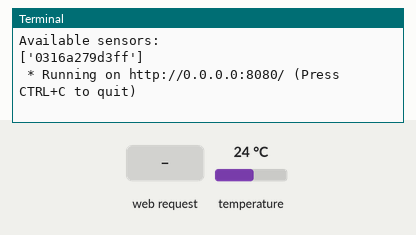
Recording of a program running on a simulated Raspberry Pi (BCM pin numbers). Shown: the last lines printed to the terminal. The test bench sets the inputs (shaded band); at power-on: temperature 24 °C. Threads take turns every 2 ms; the clock reads 2024-03-15 10:24:30 at power-on unless the program sets it.

Above: at 1.2 s.
1.3 s: HTTP request for /temperatura/0 received
At 1.9 s:
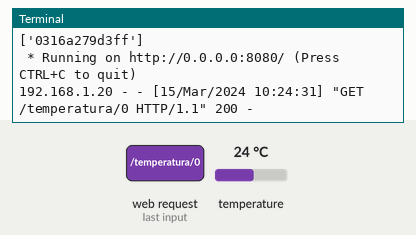
2.8 s: HTTP request for / received
At 4.2 s:
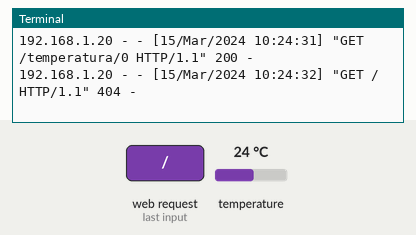

The program:

api2.py
```python
from flask import Flask, jsonify
from w1thermsensor import W1ThermSensor, Sensor
import threading
import time

app = Flask(__name__)

# Shared dictionary to store sensor readings
sensor_data = {}

# Fetch all connected sensor IDs of type DS18B20 at startup
sensor_ids = [sensor.id for sensor in W1ThermSensor.get_available_sensors([Sensor.DS18B20])]
print("Available sensors: ")
print(sensor_ids)

# Function to continuously read temperature
def update_sensor_readings():
    while True:
        for sensor_id in sensor_ids:
            try:
                sensor = W1ThermSensor(sensor_type=Sensor.DS18B20, sensor_id=sensor_id)
                temperature = sensor.get_temperature()
                sensor_data[sensor_id] = temperature
            except Exception as e:
                print(f"Error reading sensor {sensor_id}: {e}")
                sensor_data[sensor_id] = None
        time.sleep(2)  # Adjust based on how frequently you want to update the readings

# Start the background thread
thread = threading.Thread(target=update_sensor_readings)
thread.daemon = True
thread.start()

@app.route('/temperatura/<sensor_id>', methods=['GET'])
def get_temperature(sensor_id):
    # Returns the cached temperature instantly
    temperature = sensor_data.get(sensor_id)
    if temperature is None:
        return jsonify({'error': 'Temperature not available'}), 503
    return jsonify({'temperature': temperature})

if __name__ == '__main__':
    app.run(host='0.0.0.0', port=8080)
```

Measured:
- after the input at 1.3 s, the terminal: prints a new line at once (image 1)
- after the input at 2.8 s, the terminal: prints a new line at once (image 2)
